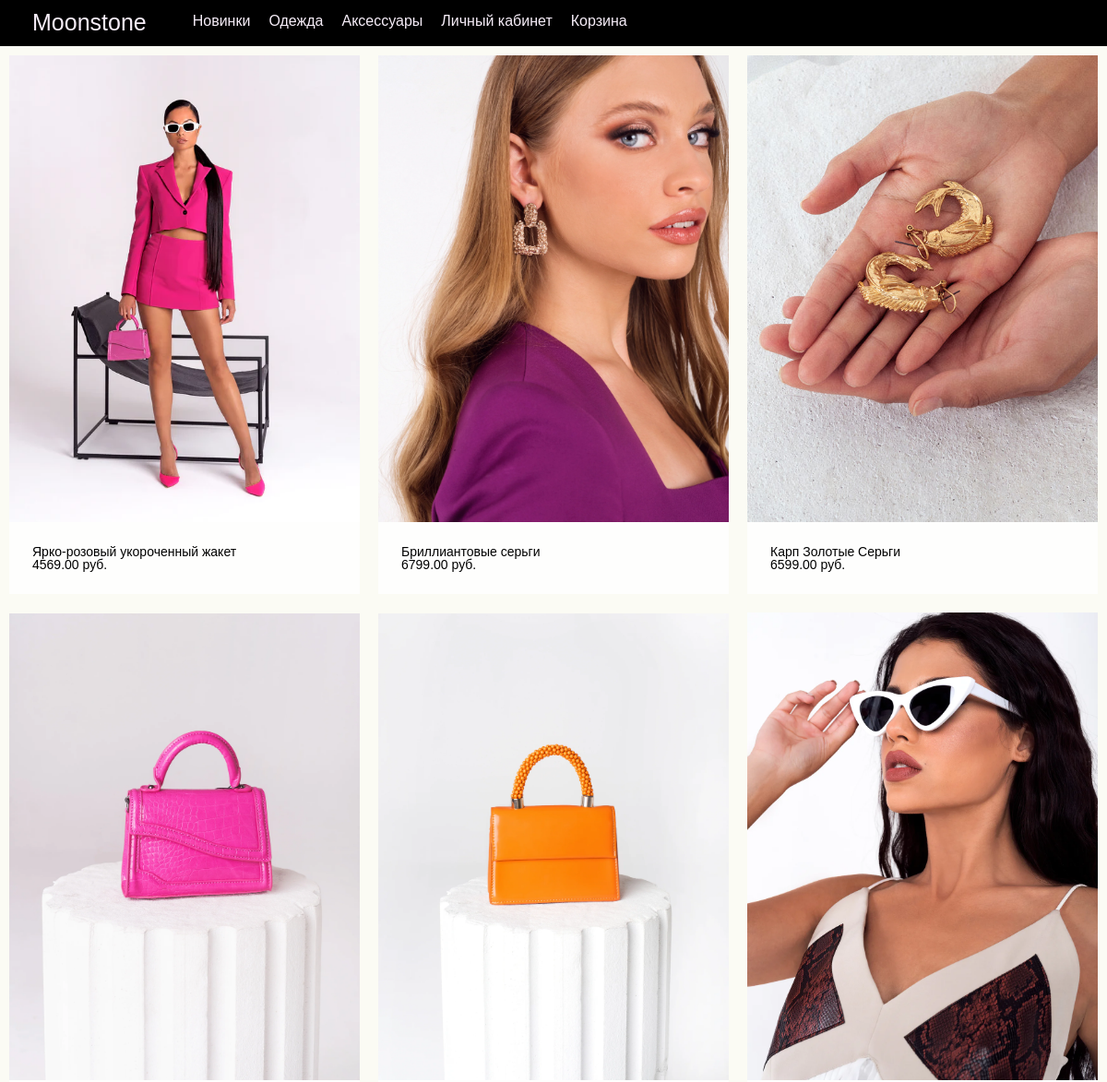
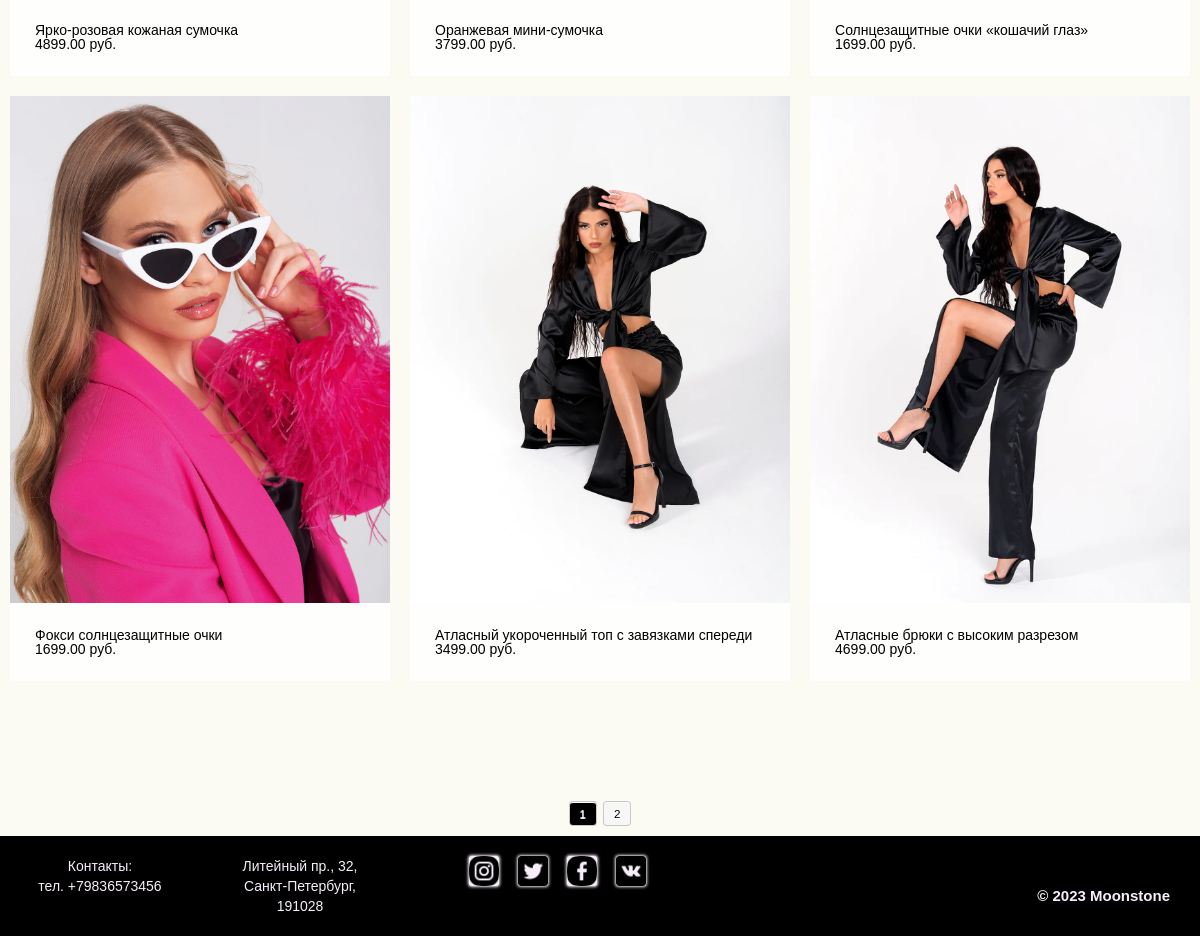
Page /products_1/ on the committed database (2 pictures, top to bottom).
### shop/models.py (models this page shows, shortened)
class Product(models.Model):
    CATEGORY_CHOICES = (
        ('clothing', 'Clothing'),
        ('accessories', 'Accessories'),
    )
    category = models.CharField(max_length=20, choices=CATEGORY_CHOICES, default='Clothing', null=True)
    name = models.CharField(max_length=255)
    description = models.TextField()
    price = models.DecimalField(max_digits=10, decimal_places=2)
    image = models.ImageField(upload_to='product_images')
    colors = models.ManyToManyField(Color)
    sizes = models.ManyToManyField(Size)
    class Meta:
        ordering = ['-id']

### shop/views.py (the view)
# urls.py: path('products_1/', views.product_list_1, name='product_list_1'),
def product_list_1(request):
    query = request.GET.get('q')
    if query:
        products = Product.objects.all().order_by('-id')[:15]
    else:
        products = Product.objects.all().order_by('-id')[:15]
    page = request.GET.get('page', 1)
    paginator = Paginator(products, 9)
    try:
        products = paginator.page(page)
    except PageNotAnInteger:
        products = paginator.page(1)
    except EmptyPage:
        products = paginator.page(paginator.num_pages)
    return render(request, 'shop/products_list_1.html', {'products': products})

### templates/shop/products_list_1.html
{% extends 'shop/base.html' %}
{% load static %}
{% block content %}
<div class="basis">
    <div class="product-row">
        {% for product in products %}
        <div class="product">
            <div class="product-image">
                <a href="{% url 'shop:product_detail' id=product.id %}">
                    <img src="{{ product.image.url }}" alt="{{ product.name }}">
                </a>
            </div>
            <div class="product-info">
                <h3><a href="{% url 'shop:product_detail' id=product.id %}">{{ product.name }}</a></h3>
                <p>{{ product.price }} руб.</p>
            </div>
        </div>
        {% endfor %}
    </div>
    <div class="pagination">
        {% for i in products.paginator.page_range %}
            {% if products.number == i %}
                <a class="current">{{ i }}</a>
            {% else %}
                <a href="?page={{ i }}">{{ i }}</a>
            {% endif %}
        {% endfor %}
    </div>
</div>
{% endblock %}

### static/css/style.css (style rules this page uses)
* { padding: 0; margin: 0; border: 0; }
*, *:before, *:after { -moz-box-sizing: border-box; -webkit-box-sizing: border-box; box-sizing: border-box; }
html, body { height: 100%; width: 100%; font-size: 100%; line-height: 1; font-size: 14px; -ms-text-size-adjust: 100%; -moz-text-size-adjust: 100%; -webkit-text-size-adjust: 100%; }
a, a:visited { text-decoration: none; }
img { vertical-align: top; }
h1, h2, h3, h4, h5, h6 { font-size: inherit; font-weight: 400; }
body { font-family: 'Gilroy-Medium', sans-serif; min-height: 100vh; height: 100%; }
.basis { padding-top: 50px; }
.product-row { display: flex; flex-wrap: wrap; justify-content: space-between; }
.product { margin: 10px; box-sizing: border-box; display: flex; flex-direction: column; justify-content: space-between; max-width: calc(33.33% - 20px); }
.product-image { width: 100%; height: 100%; display: flex; justify-content: center; align-items: center; overflow: hidden; }
.product-image img { width: 100%; height: auto; object-fit: cover; }
.product-info { bottom: 0; left: 0; width: 100%; color: #000000; padding: 25px; background-color: rgba(255, 255, 255, 0.8); text-align: left; }
.product-info a { color: #000000; }
.pagination { text-align: center; padding: 10px; margin-top: 100px; }
.pagination a { border-radius: 3px; box-shadow: rgba(0, 0, 0, 0.2) 0 0 0 1px; margin: 1px 2px; padding: 5px 10px; display: inline-block; border-top: 1px solid #fff; text-decoration: none; color: #000; font-size: smaller; text-shadow: white 0 1px 0; background-color: #f7f7f7; filter: progid:DXImageTransform.Microsoft.gradient(startColorStr='#f9f9f9', EndColorStr='#eaeaea'); }
.pagination a.current { background-color: #000; color: #f7f7f7; }

### rows in the picture
Product: image (picture), name "Ярко-розовый укороченный жакет", price "4569.00"
Product: image (picture), name "Бриллиантовые серьги", price "6799.00"
Product: image (picture), name "Карп Золотые Серьги", price "6599.00"
Product: image (picture), name "Ярко-розовая кожаная сумочка", price "4899.00"
Product: image (picture), name "Оранжевая мини-сумочка", price "3799.00"
Product: image (picture), name "Солнцезащитные очки «кошачий глаз»", price "1699.00"
Product: image (picture), name "Фокси солнцезащитные очки", price "1699.00"
Product: image (picture), name "Атласный укороченный топ с завязками спереди", price "3499.00"
Product: image (picture), name "Атласные брюки с высоким разрезом", price "4699.00"

### other values in the picture
{{ i }} "1"
{{ i }} "2"
